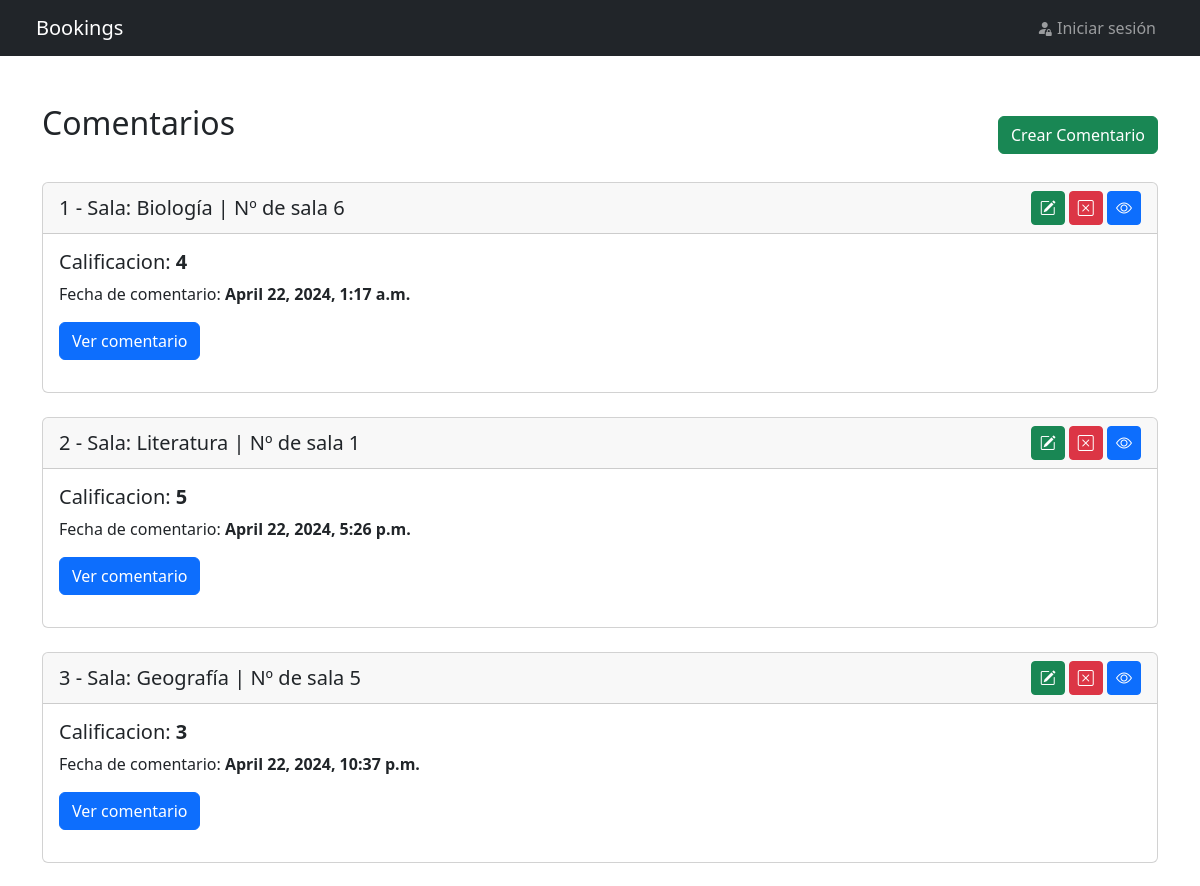
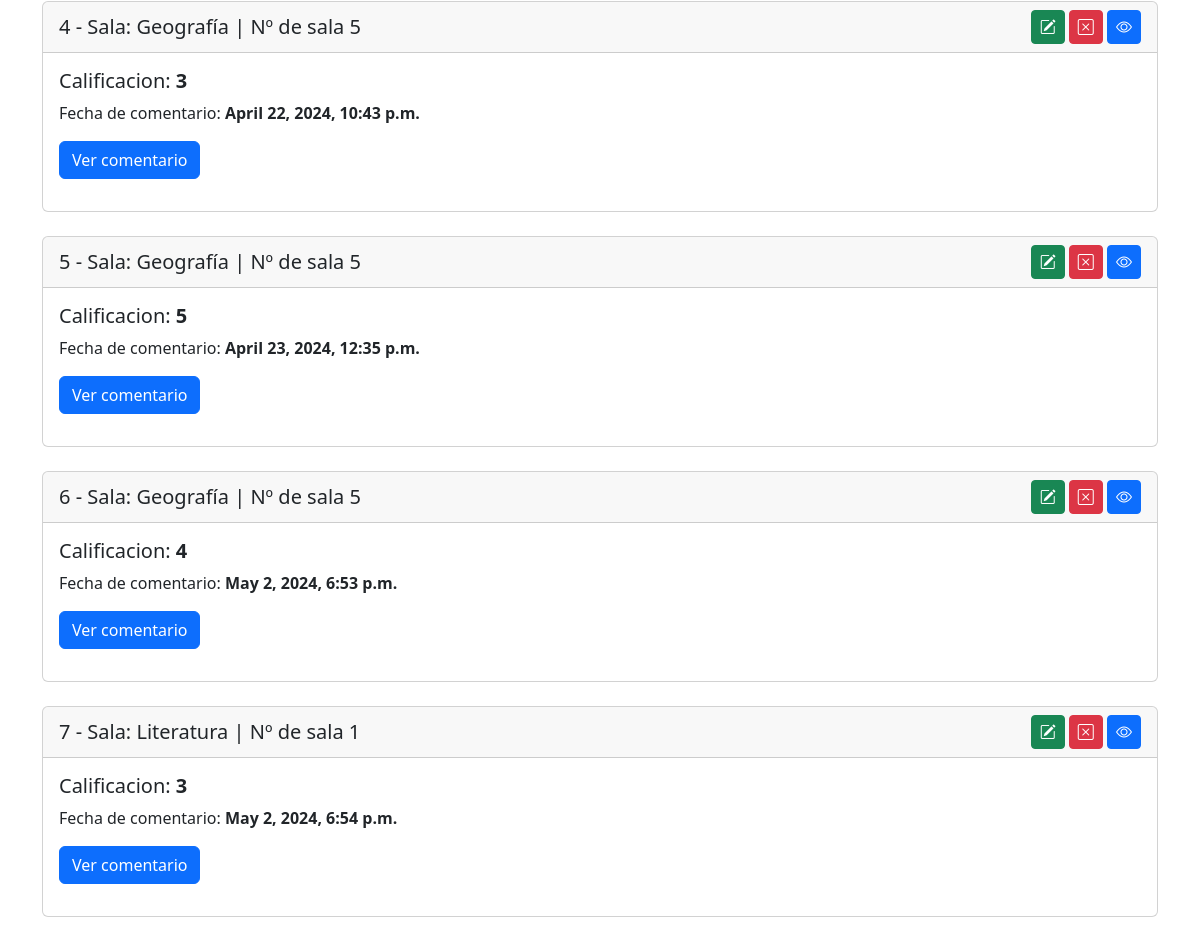
The page /bookings/comment/list/ on the database its author committed (2 pictures, top to bottom).
### bookings/models.py (models this page shows, shortened)
class Comentario(models.Model):
    usuario = models.ForeignKey(User, on_delete=models.CASCADE)
    sala = models.ForeignKey(Sala, on_delete=models.CASCADE, related_name='comentarios')
    contenido = models.TextField()
    calificacion = models.CharField(max_length=100)
    fecha_creacion = models.DateTimeField(auto_now_add=True)

class Sala(models.Model):
    nombre = models.CharField(max_length=100)
    disponible = models.BooleanField(default=True)
    capacidad = models.IntegerField()
    descripcion = models.TextField(blank=True, null=True)
    def __str__(self):
        return f"{self.nombre}"

### bookings/views.py (the view)
# urls.py: path('comment/list/', CommentListView.as_view(), name="comment_list"),
class CommentListView(ListView):
    model = Comentario
    template_name = 'comment/comment_list.html'
    context_object_name = 'list_comment_vbc'

### bookings/templates/comment/comment_list.html (shortened to what this page needs)
{% extends 'bookings/base.html' %}
{% block content %}
<section class="py-5">
    <div class="container">
        <div class="d-flex justify-content-between align-items-center mb-3">
            <h2 class="mb-4">Comentarios</h2>
            <a href="{% url 'comment_create' %}" class="btn btn-success">Crear Comentario</a>
        </div>
        {% if list_comment_vbc %}
        {% for comment in list_comment_vbc %}
        <div class="card mb-4">
            <div class="card-header">
                <div class="d-flex justify-content-between align-items-center">
                    <h5 class="mb-0">{{ forloop.counter }} - Sala: {{ comment.sala }} | Nº de sala {{ comment.sala_id }} </h5>
                    <div>
                        <a href="{% url 'comment_update' comment.id %}" class="btn btn-success btn-sm fs-6" data-bs-toggle="tooltip" data-bs-placement="bottom" data-bs-title="Editar"><i class="bi bi-pencil-square"></i></a>
                        <a href="{% url 'comment_delete' comment.id %}" class="btn btn-danger btn-sm fs-6" data-bs-toggle="tooltip" data-bs-placement="bottom" data-bs-title="Eliminar"><i class="bi bi-x-square"></i></a>
                        <a href="{% url 'comment_detail' comment.id %}" class="btn btn-primary btn-sm fs-6" data-bs-toggle="tooltip" data-bs-placement="bottom" data-bs-title="Ver"><i class="bi bi-eye"></i></a>
                    </div>
                </div>
            </div>
            <div class="card-body">
                <h5 class="card-title">Calificacion: <strong>{{ comment.calificacion }}</strong></h5>
                <p class="card-text">Fecha de comentario: <strong>{{ comment.fecha_creacion }}</strong></p>
                <a class="btn btn-primary mb-3" data-bs-toggle="collapse" href="#comment_{{ comment.id }}" role="button" aria-expanded="false" aria-controls="comment_{{ comment.id }}">Ver comentario</a>
            </div>
        </div>
        {% endfor %}
        {% else %}
        <div class="alert alert-primary" role="alert">
            No hay comentarios creados.
        </div>
        {% endif %}
    </div>
</section>
{% endblock %}

### rows shown on the page
Comentario: sala "Biología", sala_id "6", calificacion "4", fecha_creacion "April 22, 2024, 1:17 a.m."
Comentario: sala "Literatura", sala_id "1", calificacion "5", fecha_creacion "April 22, 2024, 5:26 p.m."
Comentario: sala "Geografía", sala_id "5", calificacion "3", fecha_creacion "April 22, 2024, 10:37 p.m."
Comentario: sala "Geografía", sala_id "5", calificacion "3", fecha_creacion "April 22, 2024, 10:43 p.m."
Comentario: sala "Geografía", sala_id "5", calificacion "5", fecha_creacion "April 23, 2024, 12:35 p.m."
Comentario: sala "Geografía", sala_id "5", calificacion "4", fecha_creacion "May 2, 2024, 6:53 p.m."
Comentario: sala "Literatura", sala_id "1", calificacion "3", fecha_creacion "May 2, 2024, 6:54 p.m."
